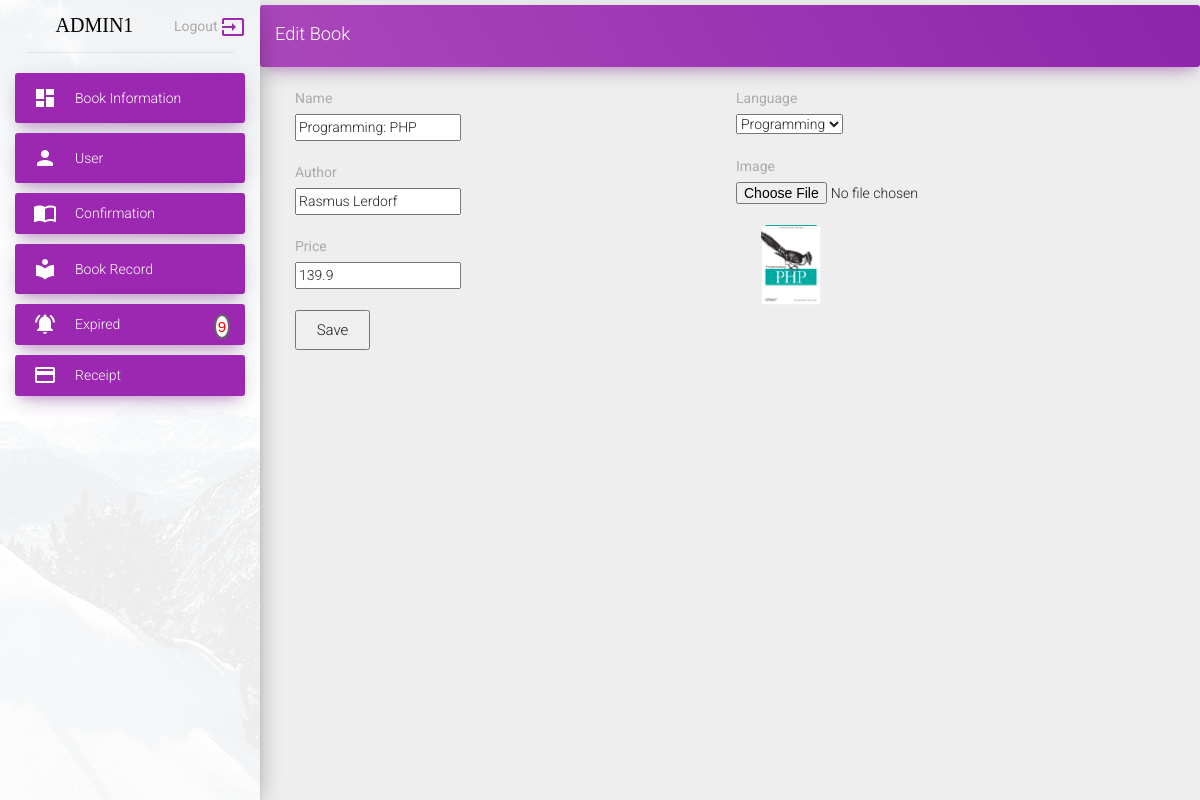
The page /examples/edit_book.php (signed in) on the database as committed earlier.
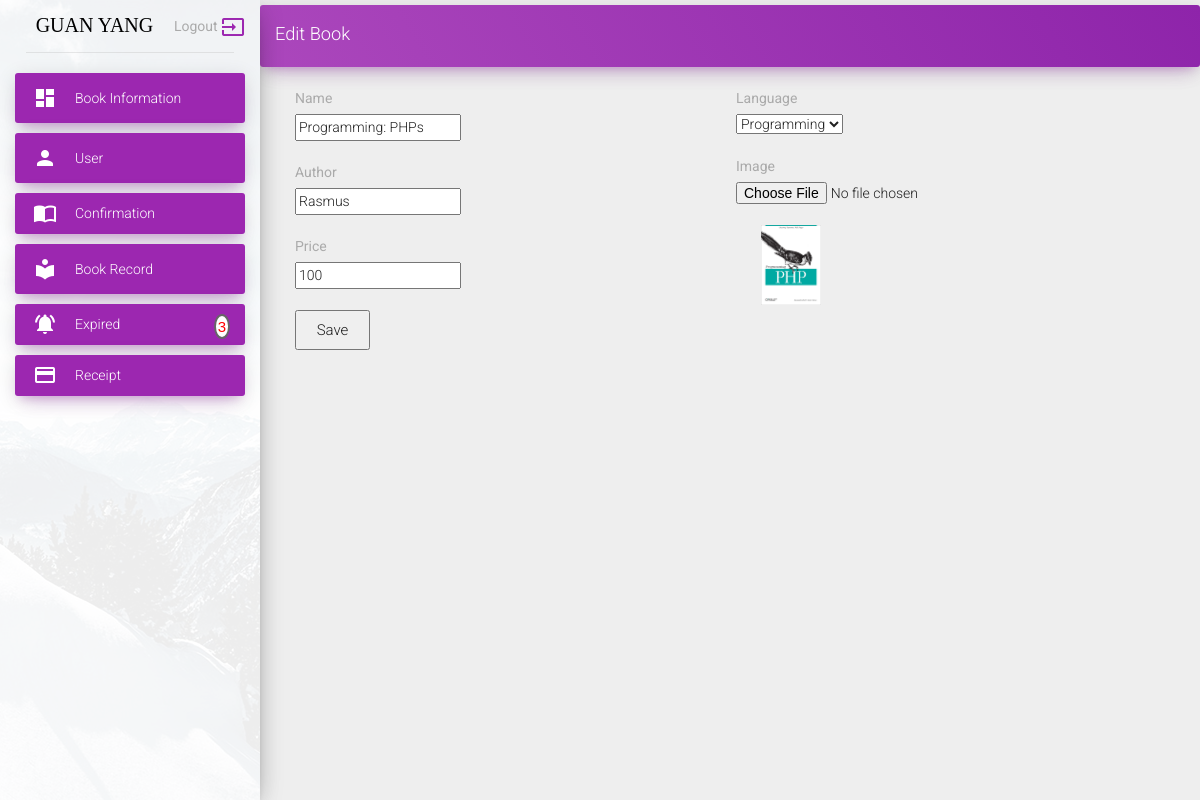
The same page on the database as committed later.
### tables this page shows
CREATE TABLE `book` (
  `id` int(11) NOT NULL,
  `name` varchar(50) DEFAULT NULL,
  `author` varchar(50) DEFAULT NULL,
  `price` varchar(50) DEFAULT NULL,
  `image` varchar(100) DEFAULT NULL,
  `language` varchar(50) DEFAULT NULL,
  `status` varchar(50) DEFAULT 'active'
);

### examples/edit_book.php (the view, shortened to what the changed rows need)
<?php
include_once("../connection/db.php");
mysqli_set_charset($conn, 'utf8');
if(!empty($_GET['id'])){
	$id = " WHERE id ='".$_GET['id']."'";
}else{
	$id = "";
}
$date = date('Y-m-d');
$query = "SELECT * FROM book ".$id." ";
$result = mysqli_query($conn,$query);
$row = mysqli_fetch_assoc($result);
$select_return = "SELECT * FROM borrow WHERE status = 'return' AND return_date < '".$date."'";
$result_return = mysqli_query($conn,$select_return);
$rows1 = mysqli_num_rows($result_return);
?>
<!doctype html>
<html lang="en">
<head>
    <link href="../assets/css/bootstrap.min.css" rel="stylesheet" />
    <link href="../assets/css/material-dashboard.css?v=1.2.0" rel="stylesheet" />
    <link href="../assets/css/demo.css" rel="stylesheet" />
    <link href="http://maxcdn.bootstrapcdn.com/font-awesome/latest/css/font-awesome.min.css" rel="stylesheet">
</head>
<body>
    <div class="wrapper">
        <div class="sidebar" data-color="purple" data-image="../assets/img/sidebar-1.jpg">
            <?
            include("../sidebar.php");
            ?>
        </div>
        <div class="main-panel">
            <div class="card card-plain">
                <form method="post" action="edit_book.php?id=<?php echo $_GET['id'];?>" enctype="multipart/form-data">
                    <div class="card-content table-responsive">
                        <div class="col-md-6">
                            <label>Name</label><br>
                            <input type="text" required="required" name="name" value="<?php echo $row['name'] ?>"/>
                            <br><br>
                            <label>Author</label><br>
                            <input type="text" required="required" name="author" value="<?php echo $row['author'] ?>"/>
                            <br><br>
                            <label>Price</label><br>
                            <input type="text" required="required" name="price" value="<?php echo $row['price'] ?>"/>
                            <br><br>
                            <button type="submit" name="edit" style="font-size:15px; height:40px; width:75px;">
                            Save</button>
                        </div>
                        <div class="col-md-6">
                            <label>Language</label><br>
                            <select name="language">
                            <option value="programming" <?php if($row['language'] == 'programming'){echo "selected=\"selected\"";}?>>Programming</option>
                            </select><br><br>
                            <label>Image</label>
                            <input type="file" name="image" onchange="readURL(this);" value="<?php echo $row['image'] ?>"/>
                            <br>
                            <img style="height:80px; width:60px; margin-left:25px;" id="blah"
                            src="<?php echo $row['image']; ?>">
                        </div>
                    </div>
                </form>
            </div>
        </div>
    </div>
</body>
</html>

### sidebar.php (shortened to what the changed rows need)
<div class="logo">
    <center>
        <a style="text-transform:uppercase; font-size:20px; color:black; font-family:'Bowlby One SC';" href="dashboard.php">
        <?php echo $_SESSION['name']; ?>
          <span>
          </span>
        </a>
    </center>
</div>
<div class="sidebar-wrapper">
    <ul class="nav">
        <li class="active">
            <a href="return_notifications.php">
                <i class="material-icons text-gray" style="margin-top: -5px;">notifications_active</i>
                <span>Expired</span>
                <?php if(!empty($rows1)){ ?>
                <span style="color:red; float:right;" class="numberCircle"><?php if(!empty($rows1))
				{echo $rows1;}else{"";} ?></span>
                <?php }else{"";}?>
            </a>
        </li>
    </ul>
</div>

Rows that differ between the two databases and show on the page:
changed book "Programming": name "Programming: PHP" → "Programming: PHPs"; author "Rasmus Lerdorf" → "Rasmus"; price "139.9" → "100"
Other text that changed with them:
$_SESSION['name']: "ADMIN1" → "GUAN YANG"
$rows1: "9" → "3"
